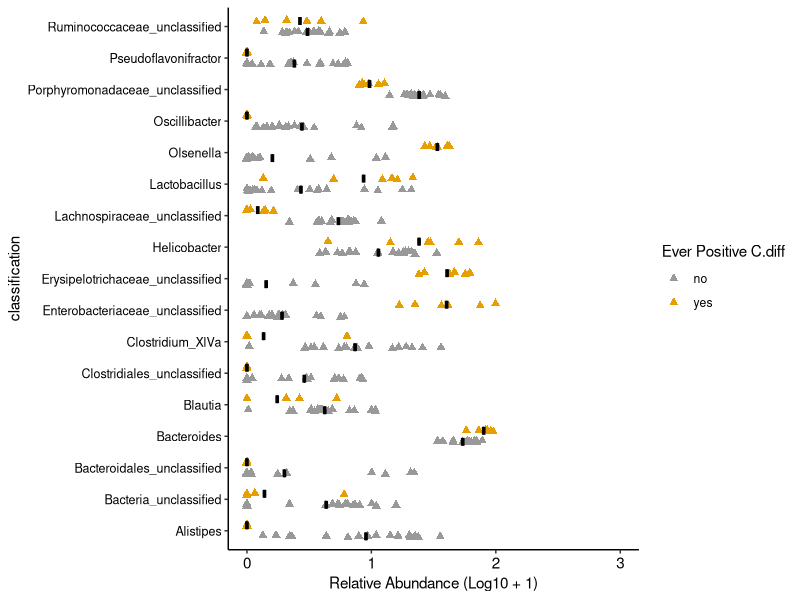

Recreate this plot in R.

###############################################################################
# INTRO 
# LeFSE analysis; top differentially abundant taxa in fecal samples of FMT recipients day 0 of C.difficile challenge (Fig 4D)
# 12-26-21
#Madeline R Barron 
###############################################################################

# Goal: Generate a plot of the top differentially abundant bacterial taxa between FMT recipients that did or do not become colonized
#by C. difficile (fecal samples day of C.difficile challenge)

###############################################################################
# (01) LIBRARIES
###############################################################################

library("tidyverse")
library("RColorBrewer") 


###############################################################################
# (02)READ DATA 
###############################################################################

#   (A)Read in metadata file 
meta <-read.csv("data/antip40_exp1_exp2_exp3_fmt_metadata.csv") 

#   (B) Read in lefse summary file output by mothur; depicts OTUs that differ significantly between samples susceptiblevs resistant to C.difficile 
lefse <- read.csv("data/fmt_d0_lefse.0.03.lefse_summary.csv") %>% 
  rename_all(tolower) #Read in lefse summary file (mothur output)

#   (C)Read in shared file indicating counts of OTUs in samples on D0 C.diff challenge (7 days post-FMT) used in lefse 

lefse_shared <- read.csv("data/fmt_d0_lefse.shared.csv")%>% 
  select(-label, -numOtus) %>%
  pivot_longer(cols=-group, names_to="otu", values_to="count") %>% 
  rename_all(tolower)

#   (D) Read in taxonomy file

tax <- read.csv("data/final.taxonomy.csv") %>% #Reading in taxonomy info
  rename_all(tolower) %>% # Formatting colnames
  mutate(taxonomy = str_replace_all(taxonomy, "(\\(\\d+\\)|\\;$)", "")) %>% # Removing confidence scores and trailing ';'
  separate(taxonomy, into = c("kingdom", "phylum", "class", "order", "family", "genus"), sep = ";") %>% # Breaking tax into levels
  gather(key = level, value = classification, -otu, -size)

# (E) Read in file denoting which partition (community type) samples fall into

design <- read.csv("data/fmt_d0_lefse_design.csv")


###############################################################################
# (03) MERGE LEFSE AND META DATA
###############################################################################

#     (A) Merge lefse summary file with shared, filtering so only OTUs where LDA >= 3 are shown 
lefse_shared_2 <- inner_join(lefse_shared, lefse) %>% 
  filter(lda >= 3)

#     (B) Merge meta and lefse summary/shared data
lefse_meta <- inner_join(lefse_shared_2,meta)

###############################################################################
# (03) CALCULATE RELATIVE ABUNDANCE
###############################################################################

#     (A)  Relative abundance   
rel_abund <- lefse_meta%>% 
  group_by(group) %>% # Group by sample col
  mutate(total_count = sum(count)/6, # Calculating total reads per sample and appending to df
         rel_abund = count/total_count*100) %>%  # Calculating rel abund for each Otu and appending to df
  ungroup() #The result is a table containing relative abundance of each OTU for each sample

###############################################################################
# (04) MERGE TAXONOMY AND SAMPLE INFORMATION 
###############################################################################

#     (A) Join taxonomy with relative abundance dataframe
rel_abund_tax <- inner_join(rel_abund, tax) 

# (B) Join sample community type with relative abundance/taxonomy info

rel_abund_design <- left_join(rel_abund_tax, design) #%>% 
#select(group, rel_abund, class, partition, level, classification,
#otu, treatment_no_cd, pvalue, lda) #grouping by these parameters 

# (B)
agg_otu_rel_abund <- rel_abund_design %>% 
  filter(level == "genus") %>% 
  group_by(group, rel_abund, ever_pos_cdiff,
           otu, treatment, pvalue, classification,lda) %>% # Aggregates classifications based on treatment
  summarize(agg_rel_abund = sum(rel_abund)) %>% # Calculating aggregated rel abund
  ungroup()


#    (C) Finding tax classifications for a given tax level
top_otu_tax <- agg_otu_rel_abund %>% 
  group_by(classification, group, ever_pos_cdiff) %>%
  summarize(mean_rel_abund = mean(agg_rel_abund)) %>% 
  mutate(log_mean_rel_abund = log10(mean_rel_abund + 1)) 

###############################################################################
# (05) PLOTTING 
###############################################################################

#   (A) Plotting log10 relative abundance in each sample identified as significant (LDA >= 2)
# in lefse analysis. We are grouping by the C.diff susceptibility of each sample.

colors <- c("no" = "#999999", 
            "yes" = "#E69F00")

abund<-ggplot(top_otu_tax,aes(x=log_mean_rel_abund,group = ever_pos_cdiff,
                              y= classification,color = ever_pos_cdiff)) +
  geom_jitter(position=position_jitterdodge(dodge.width = 0.7,jitter.width = 0.08), size=2, shape = 17) +
  labs(x = "Relative Abundance (Log10 + 1)",
       color = "Ever Positive C.diff") +
  scale_color_manual(values = colors)+
  scale_x_continuous(limits = c(0, 3)) + 
  stat_summary(aes(group=ever_pos_cdiff),fun=mean,fun.min=mean,fun.max=mean,geom="crossbar",
               width=0.5,colour="black",position=position_dodge(width=0.7)) +
  theme_classic() +
  theme(axis.text.y = element_text(size = 9, colour = "black"),
        axis.text.x = element_text(size = 11, colour = "black"),
        text = element_text(colour = "black", size = 11))

abund
